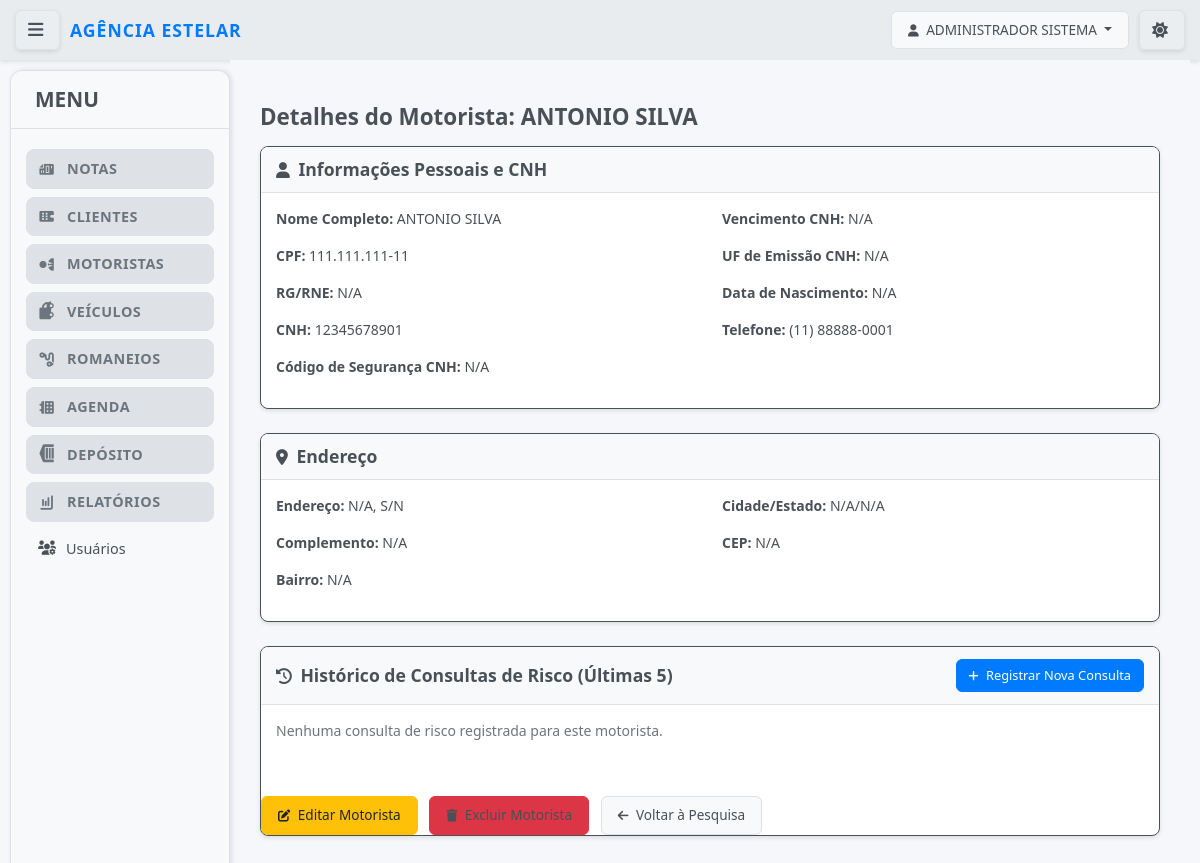
/notas/motoristas/12/detalhes/ (signed in), run on the app's committed database.
### notas/models.py (models this page shows, shortened)
class UpperCaseMixin:
    def save(self, *args, **kwargs):
        for field in self._meta.fields:
            if hasattr(field, 'max_length') and hasattr(self, field.name):
                value = getattr(self, field.name)
                if value and isinstance(value, str):
                    exclude_fields = [
                        'email', 'password', 'username', 'cpf', 'cnpj',
                        'cnh', 'chassi', 'renavam', 'placa', 'cep',
                        'telefone', 'rntrc', 'numero_consulta', 'tipo_usuario',
                        'status'  # Adicionado para não converter status para maiúsculo
                    ]
                    if field.name not in exclude_fields:
                        setattr(self, field.name, value.upper())
        super().save(*args, **kwargs)

class Usuario(UpperCaseMixin, AbstractUser):
    TIPO_USUARIO_CHOICES = [
        ('admin', 'Administrador'),
        ('funcionario', 'Funcionário'),
        ('cliente', 'Cliente'),
    ]
    tipo_usuario = models.CharField(
        max_length=20,
        choices=TIPO_USUARIO_CHOICES,
        default='funcionario',
        verbose_name="Tipo de Usuário"
    )
    cliente = models.ForeignKey(
        Cliente,
        on_delete=models.CASCADE,
        null=True,
        blank=True,
        verbose_name="Cliente Vinculado"
    )
    telefone = models.CharField(max_length=20, blank=True, verbose_name="Telefone")
    ultimo_acesso = models.DateTimeField(null=True, blank=True, verbose_name="Último Acesso")
    REQUIRED_FIELDS = ['email', 'first_name', 'last_name']
    USERNAME_FIELD = 'username'
    is_authenticated = True
    is_anonymous = False
    objects = UsuarioManager()
    class Meta:
        verbose_name = "Usuário"
        verbose_name_plural = "Usuários"
        ordering = ['username']
    def get_full_name(self):
        return f"{self.first_name} {self.last_name}".strip()
    @property
    def is_admin(self):
        return self.tipo_usuario == 'admin'
    @property
    def is_cliente(self):
        return self.tipo_usuario == 'cliente'
    def can_access_funcionalidades(self):
        return self.is_admin or self.is_funcionario

class Motorista(UpperCaseMixin, models.Model):
    nome = models.CharField(max_length=255, verbose_name="Nome Completo")
    cpf = models.CharField(max_length=14, unique=True, verbose_name="CPF") # Ex: 000.000.000-00
    rg = models.CharField(max_length=20, blank=True, null=True, verbose_name="RG/RNE")
    cnh = models.CharField(max_length=11, unique=True, blank=True, null=True, verbose_name="CNH")
    codigo_seguranca = models.CharField(max_length=10, blank=True, null=True, verbose_name="Código de Segurança CNH")
    vencimento_cnh = models.DateField(blank=True, null=True, verbose_name="Vencimento CNH")
    uf_emissao_cnh = models.CharField(max_length=2, blank=True, null=True, verbose_name="UF Emissão CNH")
    telefone = models.CharField(max_length=20, blank=True, null=True, verbose_name="Telefone")
    endereco = models.CharField(max_length=255, blank=True, null=True, verbose_name="Endereço")
    numero = models.CharField(max_length=10, blank=True, null=True, verbose_name="Número")
    complemento = models.CharField(max_length=255, blank=True, null=True, verbose_name="Complemento")
    bairro = models.CharField(max_length=100, blank=True, null=True, verbose_name="Bairro")
    cidade = models.CharField(max_length=100, blank=True, null=True, verbose_name="Cidade")
    estado = models.CharField(max_length=2, blank=True, null=True, verbose_name="Estado (UF)")
    cep = models.CharField(max_length=9, blank=True, null=True, verbose_name="CEP")
    data_nascimento = models.DateField(blank=True, null=True, verbose_name="Data de Nascimento")
    numero_consulta = models.CharField(max_length=50, blank=True, null=True, verbose_name="Número da Última Consulta")
    observacoes = models.TextField(blank=True, null=True, verbose_name="Observações")
    TIPO_COMPOSICAO_MOTORISTA_CHOICES = [
        ('Carro', 'Carro'),
        ('Van', 'Van'),
        ('Caminhão', 'Caminhão'),
        ('Carreta', 'Carreta (Cavalo + 1 Reboque/Semi-reboque)'),
        ('Bitrem', 'Bitrem (Cavalo + 2 Reboques/Semi-reboques)'),
    ]
    tipo_composicao_motorista = models.CharField(
        max_length=50,
        choices=TIPO_COMPOSICAO_MOTORISTA_CHOICES,
        default='Caminhão',
        verbose_name="Tipo de Composição que Dirige"
    )
    veiculo_principal = models.ForeignKey( # Caminhão Trator, Carro ou Van
        'Veiculo',
        on_delete=models.SET_NULL,
        blank=True,
        null=True,
        related_name='motoristas_veiculo_principal',
        verbose_name="Veículo Principal (Placa 1)"
    )
    reboque_1 = models.ForeignKey( # Primeiro Reboque/Semi-reboque (se Carreta ou Bi-trem)
        'Veiculo',
        on_delete=models.SET_NULL,
        blank=True,
        null=True,
        related_name='motoristas_reboque_1',
        verbose_name="Reboque 1 (Placa 2)"
    )
    reboque_2 = models.ForeignKey( # Segundo Reboque/Semi-reboque (se Bi-trem)
        'Veiculo',
        on_delete=models.SET_NULL,
        blank=True,
        null=True,
        related_name='motoristas_reboque_2',
        verbose_name="Reboque 2 (Placa 3)"
    )
    class Meta:
        verbose_name = "Motorista"
        verbose_name_plural = "Motoristas"
        ordering = ['nome']

### notas/views.py (the view)
# urls.py: path('motoristas/<int:pk>/detalhes/', views.detalhes_motorista, name='detalhes_motorista'),
def detalhes_motorista(request, pk):
    motorista = get_object_or_404(Motorista, pk=pk)
    historico_consultas = HistoricoConsulta.objects.filter(motorista=motorista).order_by('-data_consulta')[:5]
    context = {
        'motorista': motorista,
        'historico_consultas': historico_consultas,
    }
    return render(request, 'notas/detalhes_motorista.html', context)

### notas/templates/notas/detalhes_motorista.html (shortened to what this page needs)
{% extends 'base.html' %}
{% block content %}
<div class="container mt-4">
    <h2>Detalhes do Motorista: {{ motorista.nome }}</h2>
    <div class="card mb-4">
        <div class="card-header">
            <h3 class="card-title mb-0">
                <i class="fas fa-user"></i> Informações Pessoais e CNH
            </h3>
        </div>
        <div class="card-body">
            <div class="row">
                <div class="col-md-6">
                    <p><strong>Nome Completo:</strong> {{ motorista.nome }}</p>
                    <p><strong>CPF:</strong> {{ motorista.cpf }}</p>
                    <p><strong>RG/RNE:</strong> {{ motorista.rg|default:"N/A" }}</p>
                    <p><strong>CNH:</strong> {{ motorista.cnh|default:"N/A" }}</p>
                    <p><strong>Código de Segurança CNH:</strong> {{ motorista.codigo_seguranca|default:"N/A" }}</p>
                </div>
                <div class="col-md-6">
                    <p><strong>Vencimento CNH:</strong> {{ motorista.vencimento_cnh|date:"d/m/Y"|default:"N/A" }}</p>
                    <p><strong>UF de Emissão CNH:</strong> {{ motorista.uf_emissao_cnh|default:"N/A" }}</p>
                    <p><strong>Data de Nascimento:</strong> {{ motorista.data_nascimento|date:"d/m/Y"|default:"N/A" }}</p>
                    <p><strong>Telefone:</strong> {{ motorista.telefone|default:"N/A" }}</p>
                </div>
            </div>
        </div>
    </div>
    <div class="card mb-4">
        <div class="card-header">
            <h3 class="card-title mb-0">
                <i class="fas fa-map-marker-alt"></i> Endereço
            </h3>
        </div>
        <div class="card-body">
            <div class="row">
                <div class="col-md-6">
                    <p><strong>Endereço:</strong> {{ motorista.endereco|default:"N/A" }}, {{ motorista.numero|default:"S/N" }}</p>
                    <p><strong>Complemento:</strong> {{ motorista.complemento|default:"N/A" }}</p>
                    <p><strong>Bairro:</strong> {{ motorista.bairro|default:"N/A" }}</p>
                </div>
                <div class="col-md-6">
                    <p><strong>Cidade/Estado:</strong> {{ motorista.cidade|default:"N/A" }}/{{ motorista.estado|default:"N/A" }}</p>
                    <p><strong>CEP:</strong> {{ motorista.cep|default:"N/A" }}</p>
                </div>
            </div>
        </div>
    </div>
    <div class="card mt-4">
        <div class="card-header d-flex justify-content-between align-items-center">
            <h3 class="card-title mb-0">
                <i class="fas fa-history"></i> Histórico de Consultas de Risco (Últimas 5)
            </h3>
            <a href="{% url 'notas:registrar_consulta_motorista' motorista.pk %}" class="btn btn-primary btn-sm">
                <i class="fas fa-plus"></i> Registrar Nova Consulta
            </a>
        </div>
        <div class="card-body">
        {% if historico_consultas %}
            <div class="table-responsive">
                <table class="table table-striped table-hover">
                    <thead>
                        <tr>
                            <th>Data da Consulta</th>
                            <th>Número da Consulta</th>
                            <th>Gerenciadora</th>
                            <th>Resultado</th>
                            <th>Observações</th>
                        </tr>
                    </thead>
                    <tbody>
                        {% for consulta in historico_consultas %}
                            <tr>
                                <td>{{ consulta.data_consulta|date:"d/m/Y" }}</td>
                                <td>{{ consulta.numero_consulta }}</td>
                                <td>{{ consulta.gerenciadora|default:"-" }}</td>
                                <td>
                                                                                    <span class="badge {% if consulta.status_consulta == 'Apto' %}bg-ativo{% elif consulta.status_consulta == 'Inapto' %}bg-inativo{% else %}bg-warning{% endif %}">
                                        {{ consulta.get_status_consulta_display }}
                                    </span>
                                </td>
                                <td>{{ consulta.observacoes|default:"-" }}</td>
                            </tr>
                        {% endfor %}
                    </tbody>
                </table>
            </div>
        {% else %}
            <p class="text-muted">Nenhuma consulta de risco registrada para este motorista.</p>
        {% endif %}
    </div>
    <div class="mt-4">
        <a href="{% url 'notas:editar_motorista' motorista.pk %}" class="btn btn-warning me-2">
            <i class="fas fa-edit"></i> Editar Motorista
        </a>
        {% if user.is_admin %}
            <form action="{% url 'notas:excluir_motorista' motorista.pk %}" method="post" style="display:inline;" onsubmit="return confirm('Tem certeza que deseja excluir este motorista?');">
                <button type="submit" class="btn btn-danger me-2">
                    <i class="fas fa-trash"></i> Excluir Motorista
                </button>
            </form>
        {% endif %}
        <a href="{% url 'notas:listar_motoristas' %}" class="btn btn-secondary">
            <i class="fas fa-arrow-left"></i> Voltar à Pesquisa
        </a>
    </div>
{% endblock %}

### templates/base.html (shortened to what this page needs)
{% load static %}
<!DOCTYPE html>
<html lang="pt-BR">
<head>
    <link href="https://cdn.jsdelivr.net/npm/bootstrap@5.3.3/dist/css/bootstrap.min.css" rel="stylesheet">
            <link rel="stylesheet" href="{% static 'css/style.css' %}?v=4.8">
    <link rel="stylesheet" href="https://cdnjs.cloudflare.com/ajax/libs/font-awesome/6.0.0-beta3/css/all.min.css">
</head>
<body class="{% if not user.is_authenticated %}login-page{% endif %}">
    <div class="top-bar">
        {% if user.is_authenticated %}
        <button id="menu-toggle" class="btn btn-outline-light btn-sm menu-toggle-btn" title="Alternar Menu">
            <i class="fas fa-bars"></i>
        </button>
        {% endif %}
                        <div class="logo-container">
                            <a href="{% url 'notas:dashboard' %}" class="logo">Agência Estelar</a>
                        </div>
        <div class="user-area">
            <div class="user-info">
                {% if user.is_authenticated %}
                    <div class="dropdown">
                        <button class="btn btn-outline-light dropdown-toggle" type="button" id="userDropdown" data-bs-toggle="dropdown" aria-expanded="false">
                            <i class="fas fa-user"></i> {{ user.get_full_name|default:user.username }}
                        </button>
                    </div>
                {% else %}
                    <a href="{% url 'notas:login' %}" class="btn btn-outline-light">Login</a>
                {% endif %}
            </div>
            <button id="theme-toggle" class="btn btn-outline-light btn-sm theme-toggle-btn" title="Alternar Tema">
                <i id="theme-icon" class="fas fa-sun"></i>
            </button>
        </div>
    </div>
    <div class="main-wrapper">
        {% if user.is_authenticated %}
               <div class="sidebar">
           <div class="sidebar-header">
               <h3>MENU</h3>
           </div>
            <nav class="sidebar-nav">
                <ul class="nav-menu">
                    {% if user.can_access_funcionalidades %}
                    <li class="nav-group">
                        <div class="nav-group-header">
                            <i class="fas fa-file-invoice"></i>
                            <span>Notas</span>
                        </div>
                    </li>
                    <li class="nav-group">
                        <div class="nav-group-header">
                            <i class="fas fa-building"></i>
                            <span>Clientes</span>
                        </div>
                    </li>
                    <li class="nav-group">
                        <div class="nav-group-header">
                            <i class="fas fa-user-tie"></i>
                            <span>Motoristas</span>
                        </div>
                    </li>
                    <li class="nav-group">
                        <div class="nav-group-header">
                            <i class="fas fa-truck"></i>
                            <span>Veículos</span>
                        </div>
                    </li>
                    <li class="nav-group">
                        <div class="nav-group-header">
                            <i class="fas fa-route"></i>
                            <span>Romaneios</span>
                        </div>
                    </li>
                    {% if user.is_admin %}
                    <li class="nav-group">
                        <div class="nav-group-header">
                            <i class="fas fa-calendar-alt"></i>
                            <span>Agenda</span>
                        </div>
                    </li>
                    {% endif %}
                    <li class="nav-group">
                        <div class="nav-group-header">
                            <i class="fas fa-warehouse"></i>
                            <span>Depósito</span>
                        </div>
                    </li>
                    {% if user.is_admin %}
                    <li class="nav-group">
                        <div class="nav-group-header">
                            <i class="fas fa-chart-bar"></i>
                            <span>Relatórios</span>
                        </div>
                    </li>
                   <li class="nav-item">
                       <a href="{% url 'notas:listar_usuarios' %}">
                           <i class="fas fa-users-cog"></i> Usuários
                       </a>
                   </li>
                    {% endif %}
                    {% endif %}
                </ul>
            </nav>
        </div>
        {% endif %}
        <div class="main-content">
            {% block content %}{% endblock %}
        </div>
    </div>
</body>
</html>
</html>

### data on the page
Usuario: get_full_name "ADMINISTRADOR SISTEMA"
Motorista: nome "ANTONIO SILVA", cpf "111.111.111-11", rg "N/A", cnh "12345678901", codigo_seguranca "N/A", vencimento_cnh "N/A", uf_emissao_cnh "N/A", data_nascimento "N/A", telefone "(11) 88888-0001", endereco "N/A", numero "S/N", complemento "N/A", bairro "N/A", cidade "N/A", estado "N/A", cep "N/A"
